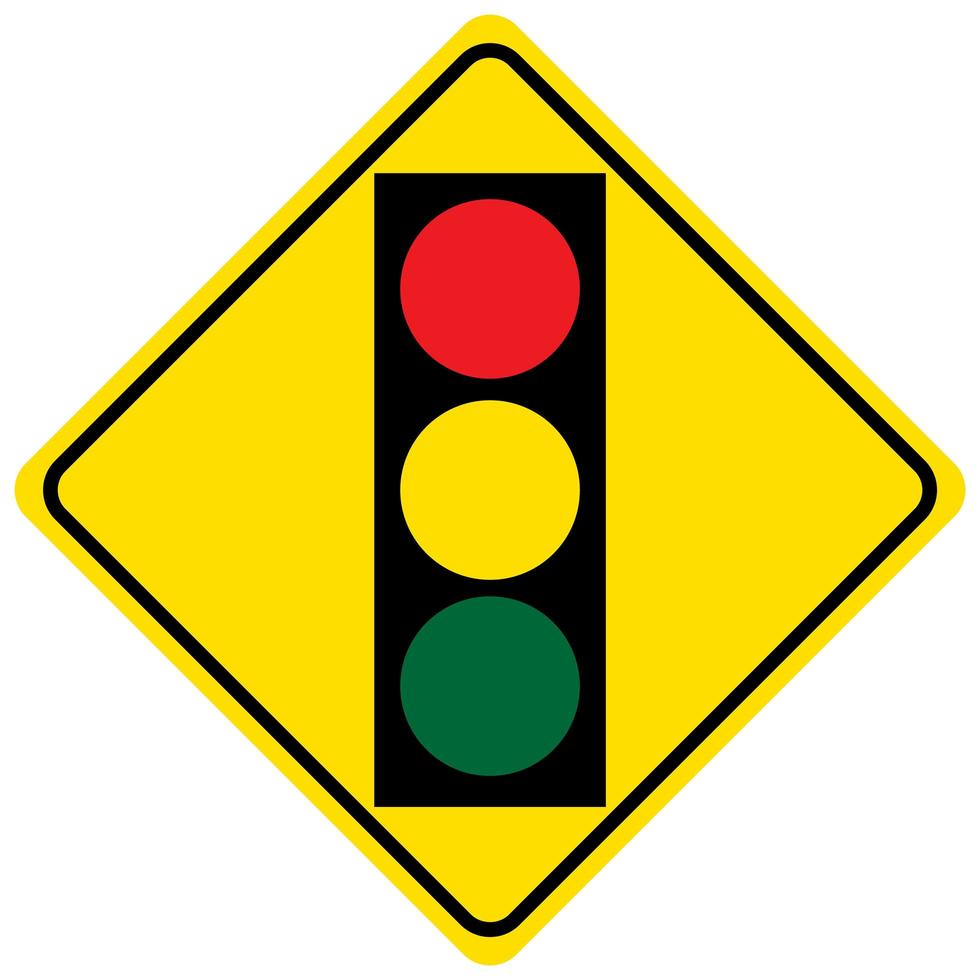
%> input picture sinalAvisoSemaforo.jpg, 980 x 980 px
$ octave --eval "detect_figures(imread('sinalAvisoSemaforo.jpg'));"   (GNU Octave 9; MATLAB toolbox functions it lacks are replaced by stand-ins)
%> lines starting %> are read from the running program, lines starting %| are printed output that depends on the picture; in (x1, y1, x2, y2) boxes, pixels count from 0 and x2, y2 are one past the last pixel; in counts of white or black regions, pixels touching at a corner belong together; the program's own positions count from 1
### m_minbbarea.m
function [areaBB] = m_minbbarea(m_bin)
    [B,~,N] = bwboundaries(m_bin);
    areaBB = NaN(N,1);
    for k=1:N
       boundary = B{k};
       [~,~,boxArea] = minboundrectla( boundary(:,2), boundary(:,1));  %x and y are flipped in images
       areaBB(k) = boxArea;  %filled area vs box area
    end
end

### minboundrectla.m
function [rectx,recty,area,perimeter] = minboundrectla(x,y,metric)
% minboundrect: Compute the minimal bounding rectangle of points in the plane
% usage: [rectx,recty,area,perimeter] = minboundrect(x,y,metric)
%
% arguments: (input)
%  x,y - vectors of points, describing points in the plane as
%        (x,y) pairs. x and y must be the same lengths.
%
%  metric - (OPTIONAL) - single letter character flag which
%        denotes the use of minimal area or perimeter as the
%        metric to be minimized. metric may be either 'a' or 'p',
%        capitalization is ignored. Any other contraction of 'area'
%        or 'perimeter' is also accepted.
%
%        DEFAULT: 'a'    ('area')
%
% arguments: (output)
%  rectx,recty - 5x1 vectors of points that define the minimal
%        bounding rectangle.
%
%  area - (scalar) area of the minimal rect itself.
%
%  perimeter - (scalar) perimeter of the minimal rect as found
%
%
% Note: For those individuals who would prefer the rect with minimum
% perimeter or area, careful testing convinces me that the minimum area
% rect was generally also the minimum perimeter rect on most problems
% (with one class of exceptions). This same testing appeared to verify my
% assumption that the minimum area rect must always contain at least
% one edge of the convex hull. The exception I refer to above is for
% problems when the convex hull is composed of only a few points,
% most likely exactly 3. Here one may see differences between the
% two metrics. My thanks to Roger Stafford for pointing out this
% class of counter-examples.
%
% Thanks are also due to Roger for pointing out a proof that the
% bounding rect must always contain an edge of the convex hull, in
% both the minimal perimeter and area cases.
%
%
% Example usage:
%  x = rand(50000,1);
%  y = rand(50000,1);
%  tic,[rx,ry,area] = minboundrect(x,y);toc
%
%  Elapsed time is 0.105754 seconds.
%
%  [rx,ry]
%  ans =
%      0.99994  -4.2515e-06
%      0.99998      0.99999
%   2.6441e-05            1
%  -5.1673e-06   2.7356e-05
%      0.99994  -4.2515e-06
%
%  area
%  area =
%      0.99994
%
%
% See also: minboundcircle, minboundtri, minboundsphere
%
%
% Author: John D'Errico
% E-mail: woodchips@rochester.rr.com
% Release: 3.0
% Release date: 3/7/07

% default for metric
if (nargin<3) || isempty(metric)
  metric = 'a';
elseif ~ischar(metric)
  error 'metric must be a character flag if it is supplied.'
else
  % check for 'a' or 'p'
  metric = lower(metric(:)');
  ind = strmatch(metric,{'area','perimeter'});
  if isempty(ind)
    error 'metric does not match either ''area'' or ''perimeter'''
  end

  % just keep the first letter.
  metric = metric(1);
end

% preprocess data
x=x(:);
y=y(:);

% not many error checks to worry about
n = length(x);
if n~=length(y)
  error 'x and y must be the same sizes'
end

% start out with the convex hull of the points to
% reduce the problem dramatically. Note that any
% points in the interior of the convex hull are
% never needed, so we drop them.
if n>3
  edges = convhull(x,y);

  % exclude those points inside the hull as not relevant
  % also sorts the points into their convex hull as a
  % closed polygon

  x = x(edges);
  y = y(edges);

  % probably fewer points now, unless the points are fully convex
  nedges = length(x) - 1;
elseif n>1
  % n must be 2 or 3
  nedges = n;
  x(end+1) = x(1);
  y(end+1) = y(1);
else
  % n must be 0 or 1
  nedges = n;
end

% now we must find the bounding rectangle of those
% that remain.

% special case small numbers of points. If we trip any
% of these cases, then we are done, so return.
switch nedges
  case 0
    % empty begets empty
    rectx = [];
    recty = [];
    area = [];
    perimeter = [];
    return
  case 1
    % with one point, the rect is simple.
    rectx = repmat(x,1,5);
    recty = repmat(y,1,5);
    area = 0;
    perimeter = 0;
    return
  case 2
    % only two points. also simple.
    rectx = x([1 2 2 1 1]);
    recty = y([1 2 2 1 1]);
    area = 0;
    perimeter = 2*sqrt(diff(x).^2 + diff(y).^2);
    return
end
% 3 or more points.

% will need a 2x2 rotation matrix through an angle theta
Rmat = @(theta) [cos(theta) sin(theta);-sin(theta) cos(theta)];

% get the angle of each edge of the hull polygon.
ind = 1:(length(x)-1);
edgeangles = atan2(y(ind+1) - y(ind),x(ind+1) - x(ind));
% move the angle into the first quadrant.
edgeangles = unique(mod(edgeangles,pi/2));

% now just check each edge of the hull
nang = length(edgeangles);
area = inf;
perimeter = inf;
met = inf;
xy = [x,y];
for i = 1:nang
  % rotate the data through -theta
  rot = Rmat(-edgeangles(i));
  xyr = xy*rot;
  xymin = min(xyr,[],1);
  xymax = max(xyr,[],1);

  % The area is simple, as is the perimeter
  A_i = prod(xymax - xymin);
  P_i = 2*sum(xymax-xymin);

  if metric=='a'
    M_i = A_i;
  else
    M_i = P_i;
  end

  % new metric value for the current interval. Is it better?
  if M_i<met
    % keep this one
    met = M_i;
    area = A_i;
    perimeter = P_i;

    rect = [xymin;[xymax(1),xymin(2)];xymax;[xymin(1),xymax(2)];xymin];
    rect = rect*rot';
    rectx = rect(:,1);
    recty = rect(:,2);
  end
end
% get the final rect

% all done

end % mainline end

### detect_figures.m
function detect_figures(im)
    gray = rgb2gray(im);
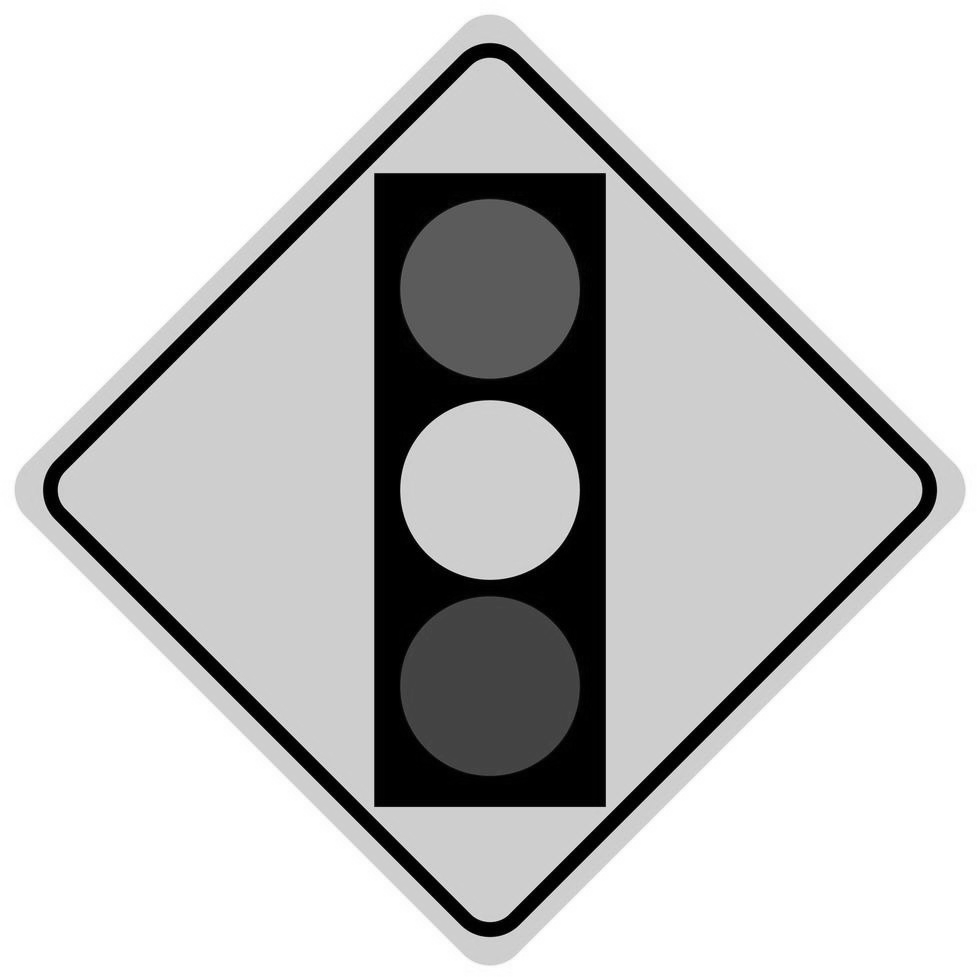
%> gray: size 980x980 uint8; min 0, max 255, mean 200.9
    figure, imshow(gray)
    m_bin = gray;
    figure, imshow(m_bin)
    %get stats
    stats =  regionprops(m_bin,'Centroid', 'Circularity','MajorAxisLength','MinorAxisLength','Area');
%> stats = 255 regions; largest, Area, Centroid, MajorAxisLength, MinorAxisLength and Circularity: 455252 [491.5 491.5] 1399.6 1397.4 1.68, 264766 [492.9 493] 875.5 702.2 0.387, 24425 [496.9 496.1] 869.6 706.5 3267.8, 22886 [491.1 289.9] 173.3 172.6 NaN, 22257 [491 686.6] 173.3 168.5 NaN
    Centroid = cat(1, stats.Centroid);
%> Centroid = 255 rows, first 12: [496.9 496.1; 480.9 493.6; 516.5 521.1; 500 472.4; 495.3 487.3; 499.8 503; 485 465.3; 493.4 498.7; 500.1 486.2; 497.8 482.7; 480.8 483.6; 479.6 453.7]
    Area = cat(1,stats.Area);
%> Area = 255 values, max 455252 at index 255, min 1 at index 118, mean 3600.3
    Ratio = cat(1,stats.MajorAxisLength) - cat(1,stats.MinorAxisLength);
%> Ratio = 255 values, max 1270.6 at index 115, min 0 at index 118, mean 257.7

    CircleMetric = cat(1,stats.Circularity);  %circularity metric
    SquareMetric = Ratio;
%> SquareMetric has the same summary as Ratio
    TriangleMetric = NaN(length(CircleMetric),1);

    boxArea = m_minbbarea(m_bin);
%> in m_minbbarea, `[B,~,N] = bwboundaries(m_bin);`: B = 1792 boundaries; largest, box (x1, y1, x2, y2) and points: (0, 0, 980, 980) 3917, (384, 176, 592, 800) 3341, (595, 176, 600, 800) 1252, (511, 511, 592, 704) 581, (588, 282, 592, 309) 67; N = 26
%> the loop in m_minbbarea, `for k=1:N` made 12 passes
%> (n in minboundrectla, edges in minboundrectla, nedges in minboundrectla, edgeangles in minboundrectla, nang in minboundrectla) on passes 2, 6: (16, [13; 1; 2; 5; 6; 9; 11; 12; 13], 8, [0; 0.322; 0.785; 1.11], 4), (18, [1; 2; 4; 6; 9; 10; 13; 15; 1], 8, [0; 0.322; 0.322; 0.785; 1.11; 1.25], 6)
%> (n in minboundrectla, edges in minboundrectla, nedges in minboundrectla, edgeangles in minboundrectla, nang in minboundrectla) on pass 1: (3917, [1; 980; 1959; 2938; 1], 4, 0, 1)
%> the run ends on the next line

    %for each boundary, fit to bounding box, and calculate some parameters
    for k=1:length(TriangleMetric),
        TriangleMetric(k) = Area(k)/boxArea(k);  %filled area vs box area
    end
    %define some thresholds for each metric
    %do in order of circle, triangle, square, rectangle to avoid assigning the
    %same shape to multiple objects
    isCircle =   (CircleMetric > 0.95);
    isTriangle = ~isCircle & (TriangleMetric < 0.65);
    isSquare =   ~isCircle & ~isTriangle & (SquareMetric < 1) & (TriangleMetric > 0.9);
    isRectangle= ~isCircle & ~isTriangle & ~isSquare & (TriangleMetric > 0.9);
    isPentagono= ~isCircle & ~isTriangle & ~isSquare & ~isRectangle;%isn't any of these
    %assign shape to each object
    whichShape = cell(length(TriangleMetric),1);
    whichShape(isCircle) = {'Circle'};
    whichShape(isTriangle) = {'Triangle'};
    whichShape(isSquare) = {'Square'};
    whichShape(isRectangle)= {'Rectangle'};
    whichShape(isPentagono)= {'Pentagono/hexagono'};
    %now label with results
    RGB = label2rgb(bwlabel(m_bin));
    figure, imshow(RGB); hold on;
    pause(1)
    Combined = [CircleMetric, SquareMetric, TriangleMetric];
    for k=1:length(TriangleMetric),
        %display metric values and which shape next to object
        Txt = sprintf('C=%0.3f S=%0.3f T=%0.3f',  Combined(k,:));
        text( Centroid(k,1)-20, Centroid(k,2), Txt);
        text( Centroid(k,1)-20, Centroid(k,2)+20, whichShape{k});
    end
end

$ run again, on sinalCedencia.png
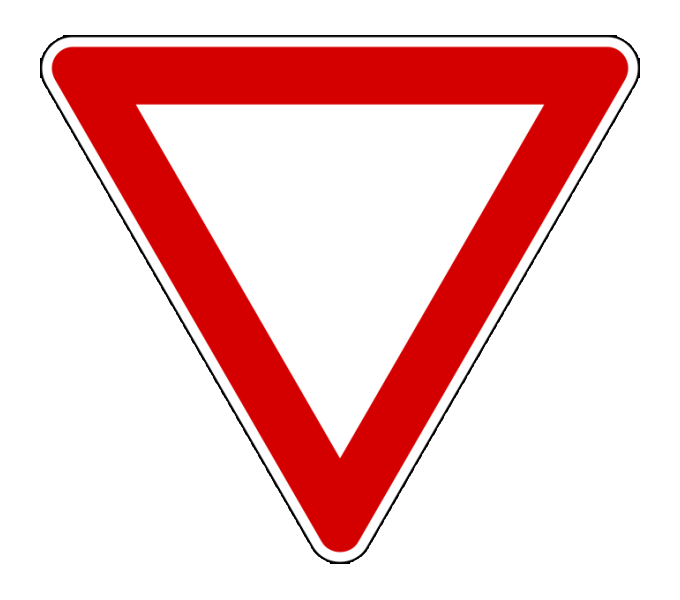
%> input picture sinalCedencia.png, 680 x 600 px
%> in detect_figures, `gray = rgb2gray(im);`:
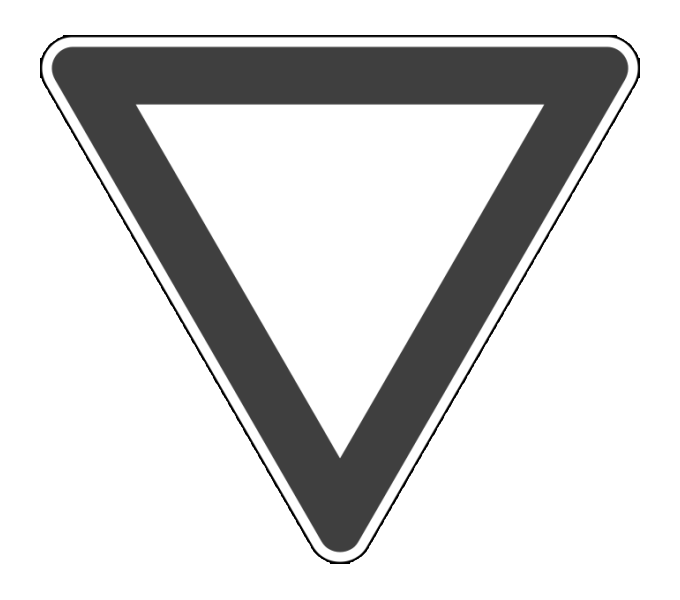
%> gray: size 600x680 uint8; min 0, max 255, mean 211.6
%> stats = 255 regions; largest, Area, Centroid, MajorAxisLength, MinorAxisLength and Circularity: 311375 [340.5 324] 833.5 691.9 0.622, 83379 [340.5 223.2] 593.1 592.7 0.352, 571 [340.2 62.4] 622.3 271.8 NaN, 557 [338.6 56.6] 623.8 201 NaN, 555 [339.2 47.3] 619.9 230.7 NaN
%> Centroid = 255 rows, first 12: [336.5 328.1; 388.4 272.1; 342.9 347.8; 319.8 283.2; 329 296.8; 329.9 275.8; 323.8 277.5; 353.7 309.4; 310.4 340.4; 273 275.1; 331.8 388.7; 333.4 331.6]
%> Area = 255 values, max 311375 at index 255, min 4 at index 23, mean 1593.8
%> Ratio = 255 values, max 702 at index 42, min 0.326 at index 63, mean 199.3
%> SquareMetric has the same summary as Ratio
%> B = 463 boundaries; largest, box (x1, y1, x2, y2) and points: (0, 0, 680, 600) 2557, (63, 35, 617, 37) 1109, (40, 58, 42, 78) 41, (330, 562, 350, 564) 41, (638, 58, 640, 78) 41; N = 1
%> areaBB = NaN
%> the loop in m_minbbarea, `for k=1:N` made 1 pass
%> (metric in minboundrectla, n in minboundrectla, edges in minboundrectla, nedges in minboundrectla, edgeangles in minboundrectla) on pass 1: ('a', 2557, [1; 680; 1279; 1958; 1], 4, 0)
%> in detect_figures, `boxArea = m_minbbarea(m_bin);`: boxArea = 406721
